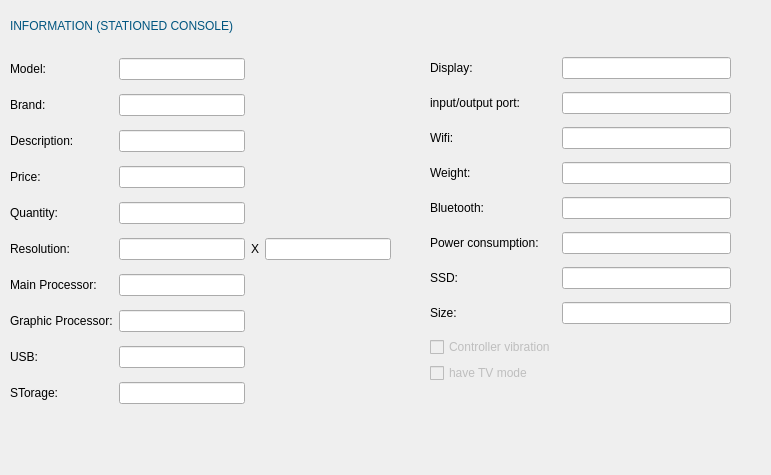
<?xml version="1.0" encoding="UTF-8"?>
<ui version="4.0">
 <class>Show_info_Stationed</class>
 <widget class="QDialog" name="Show_info_Stationed">
  <property name="geometry">
   <rect>
    <x>0</x>
    <y>0</y>
    <width>771</width>
    <height>475</height>
   </rect>
  </property>
  <property name="windowTitle">
   <string>Dialog</string>
  </property>
  <widget class="QWidget" name="gridLayoutWidget_2">
   <property name="geometry">
    <rect>
     <x>430</x>
     <y>50</y>
     <width>301</width>
     <height>343</height>
    </rect>
   </property>
   <layout class="QGridLayout" name="gridLayout_2">
    <item row="3" column="0">
     <widget class="QLabel" name="label_23">
      <property name="text">
       <string>Weight:</string>
      </property>
     </widget>
    </item>
    <item row="0" column="1">
     <widget class="QLineEdit" name="display_lineEdit"/>
    </item>
    <item row="3" column="1">
     <widget class="QLineEdit" name="weight_lineEdit">
      <property name="text">
       <string/>
      </property>
     </widget>
    </item>
    <item row="6" column="0">
     <widget class="QLabel" name="label_24">
      <property name="text">
       <string>SSD:</string>
      </property>
     </widget>
    </item>
    <item row="4" column="1">
     <widget class="QLineEdit" name="bluetooth_lineEdit">
      <property name="text">
       <string/>
      </property>
     </widget>
    </item>
    <item row="0" column="0">
     <widget class="QLabel" name="label_13">
      <property name="text">
       <string>Display:</string>
      </property>
     </widget>
    </item>
    <item row="2" column="1">
     <widget class="QLineEdit" name="wifi_lineEdit"/>
    </item>
    <item row="2" column="0">
     <widget class="QLabel" name="label_20">
      <property name="text">
       <string>Wifi:</string>
      </property>
     </widget>
    </item>
    <item row="1" column="0">
     <widget class="QLabel" name="label_14">
      <property name="text">
       <string>input/output port:</string>
      </property>
     </widget>
    </item>
    <item row="4" column="0">
     <widget class="QLabel" name="label_22">
      <property name="text">
       <string>Bluetooth:</string>
      </property>
     </widget>
    </item>
    <item row="5" column="1">
     <widget class="QLineEdit" name="power_consum"/>
    </item>
    <item row="5" column="0">
     <widget class="QLabel" name="label_19">
      <property name="text">
       <string>Power consumption:</string>
      </property>
     </widget>
    </item>
    <item row="7" column="0">
     <widget class="QLabel" name="label_29">
      <property name="text">
       <string>Size:</string>
      </property>
     </widget>
    </item>
    <item row="7" column="1">
     <widget class="QLineEdit" name="size">
      <property name="text">
       <string/>
      </property>
     </widget>
    </item>
    <item row="1" column="1">
     <widget class="QLineEdit" name="input_output_port"/>
    </item>
    <item row="6" column="1">
     <widget class="QLineEdit" name="SSD">
      <property name="text">
       <string/>
      </property>
     </widget>
    </item>
    <item row="8" column="0">
     <layout class="QVBoxLayout" name="verticalLayout">
      <item>
       <widget class="QCheckBox" name="controller_vibra">
        <property name="enabled">
         <bool>false</bool>
        </property>
        <property name="text">
         <string>Controller vibration</string>
        </property>
       </widget>
      </item>
      <item>
       <widget class="QCheckBox" name="have_tv_mode">
        <property name="enabled">
         <bool>false</bool>
        </property>
        <property name="text">
         <string>have TV mode</string>
        </property>
       </widget>
      </item>
     </layout>
    </item>
   </layout>
  </widget>
  <widget class="QWidget" name="gridLayoutWidget">
   <property name="geometry">
    <rect>
     <x>10</x>
     <y>50</y>
     <width>381</width>
     <height>372</height>
    </rect>
   </property>
   <layout class="QGridLayout" name="gridLayout">
    <item row="4" column="0">
     <widget class="QLabel" name="label_7">
      <property name="text">
       <string>Quantity:</string>
      </property>
     </widget>
    </item>
    <item row="2" column="1">
     <widget class="QLineEdit" name="des_lineEdit"/>
    </item>
    <item row="7" column="1">
     <widget class="QLineEdit" name="graphiv_processor_lineEdit">
      <property name="text">
       <string/>
      </property>
     </widget>
    </item>
    <item row="3" column="1">
     <widget class="QLineEdit" name="price_lineEdit"/>
    </item>
    <item row="5" column="0">
     <widget class="QLabel" name="label_8">
      <property name="text">
       <string>Resolution:</string>
      </property>
     </widget>
    </item>
    <item row="5" column="1">
     <widget class="QLineEdit" name="resolution_lineEdit_1"/>
    </item>
    <item row="9" column="1">
     <widget class="QLineEdit" name="storage_lineEdit"/>
    </item>
    <item row="6" column="1">
     <widget class="QLineEdit" name="main_processor_lineEdit"/>
    </item>
    <item row="4" column="1">
     <widget class="QLineEdit" name="quantity_lineEdit"/>
    </item>
    <item row="7" column="0">
     <widget class="QLabel" name="label_25">
      <property name="text">
       <string>Graphic Processor:</string>
      </property>
     </widget>
    </item>
    <item row="5" column="3">
     <widget class="QLineEdit" name="resolution_lineEdit_2"/>
    </item>
    <item row="8" column="0">
     <widget class="QLabel" name="label_12">
      <property name="text">
       <string>USB:</string>
      </property>
     </widget>
    </item>
    <item row="6" column="0">
     <widget class="QLabel" name="label_11">
      <property name="text">
       <string>Main Processor:</string>
      </property>
     </widget>
    </item>
    <item row="1" column="1">
     <widget class="QLineEdit" name="brand_lineEdit"/>
    </item>
    <item row="0" column="1">
     <widget class="QLineEdit" name="model_lineEdit"/>
    </item>
    <item row="5" column="2">
     <widget class="QLabel" name="label_9">
      <property name="text">
       <string>X</string>
      </property>
     </widget>
    </item>
    <item row="8" column="1">
     <widget class="QLineEdit" name="USB_lineEdit"/>
    </item>
    <item row="3" column="0">
     <widget class="QLabel" name="label_6">
      <property name="text">
       <string>Price:</string>
      </property>
     </widget>
    </item>
    <item row="9" column="0">
     <widget class="QLabel" name="label_18">
      <property name="text">
       <string>STorage:</string>
      </property>
     </widget>
    </item>
    <item row="2" column="0">
     <widget class="QLabel" name="label_3">
      <property name="text">
       <string>Description:</string>
      </property>
     </widget>
    </item>
    <item row="1" column="0">
     <widget class="QLabel" name="label_5">
      <property name="text">
       <string>Brand:</string>
      </property>
     </widget>
    </item>
    <item row="0" column="0">
     <widget class="QLabel" name="label_4">
      <property name="text">
       <string>Model:</string>
      </property>
     </widget>
    </item>
   </layout>
  </widget>
  <widget class="QLabel" name="label">
   <property name="geometry">
    <rect>
     <x>10</x>
     <y>10</y>
     <width>531</width>
     <height>31</height>
    </rect>
   </property>
   <property name="styleSheet">
    <string notr="true">font: 22pt &quot;Tw Cen MT Condensed Extra Bold&quot;;
color: rgb(0, 85, 127);</string>
   </property>
   <property name="text">
    <string>INFORMATION (STATIONED CONSOLE)</string>
   </property>
  </widget>
 </widget>
 <resources/>
 <connections/>
</ui>
